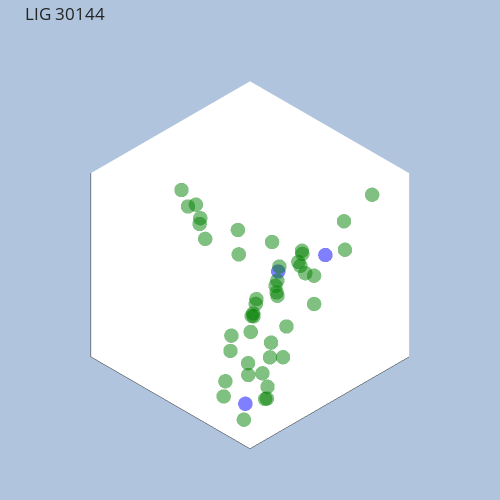

The notebook cell saved with this chart:
### Code cell
PlotPC(at)

### Figure 1 — Plotly figure (JSON) as saved in the notebook; plotly's stock layout.template omitted (floating-point values rounded to 4 significant figures)
{"data": [{"marker": {"color": ["green", "green", "blue", "green", "green", "green", "green", "green", "green", "green", "green", "green", "green", "green", "green", "green", "green", "green", "green", "green", "green", "blue", "green", "green", "green", "green", "green", "green", "green", "green", "green", "green", "green", "green", "green", "green", "green", "green", "green", "green", "green", "green", "green", "green", "green", "green", "green", "blue"], "opacity": 0.5, "size": 5}, "mode": "markers", "type": "scatter3d", "x": [42.55, 42.24, 41.17, 40.29, 40.55, 41.77, 42.13, 41.29, 41.49, 42.66, 43.51, 43.25, 44.48, 45.49, 45.79, 45.14, 44.03, 43.71, 45.42, 44.72, 45.03, 46.09, 46.91, 46.56, 42.92, 44.16, 40.82, 46.44, 45.71, 40.97, 45.85, 45.19, 42.32, 42.15, 44.99, 43.96, 43.54, 43.51, 43.89, 42.69, 43.27, 43.55, 42.62, 41.52, 42.94, 43.33, 41.87, 41.12], "y": [21.87, 20.51, 19.99, 20.81, 22.15, 22.69, 24.07, 24.88, 26.28, 26.86, 26.04, 24.71, 30.13, 30.88, 32.13, 32.76, 32.07, 30.76, 34.15, 34.89, 36.25, 36.77, 36.1, 34.78, 28.3, 28.79, 18.54, 38.15, 39.17, 17.71, 39.26, 40.47, 17.12, 16.11, 40.24, 41.18, 15.84, 14.64, 40.84, 41.63, 13.34, 12.21, 41.08, 41.79, 10.94, 9.75, 29.17, 29.84], "z": [5.08, 4.92, 5.58, 6.2, 6.41, 5.91, 6.08, 6.89, 7.03, 6.5, 5.69, 5.47, 6.13, 6.75, 6.32, 5.29, 4.72, 5.1, 5.05, 4.03, 3.81, 4.35, 5.23, 5.61, 6.71, 6.57, 5.39, 3.94, 4.69, 6.7, 6.19, 6.77, 6.9, 7.95, 8.26, 8.88, 8.41, 9.33, 10.31, 10.98, 8.66, 9.64, 12.39, 13.15, 9.12, 10.01, 7.32, 7.87]}], "layout": {"autosize": false, "height": 500, "margin": {"b": 10, "l": 0, "pad": 10, "r": 0, "t": 40}, "paper_bgcolor": "LightSteelBlue", "scene": {"camera": {"projection": {"type": "orthographic"}}, "xaxis": {"showticklabels": false, "ticks": "", "title": {"text": ""}}, "yaxis": {"showticklabels": false, "ticks": "", "title": {"text": ""}}, "zaxis": {"showticklabels": false, "ticks": "", "title": {"text": ""}}}, "showlegend": false, "title": {"text": "LIG 30144"}, "width": 500}}
